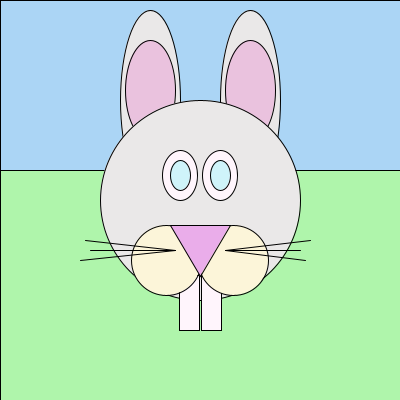
Frame 1 (no input)
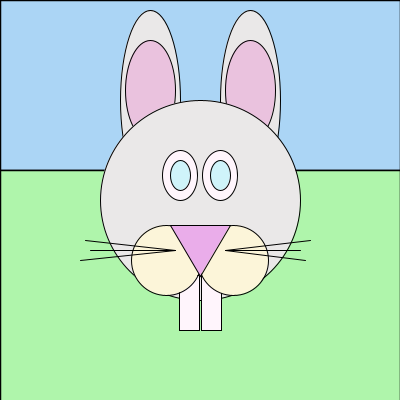
Frame 60 (the mouse pressed at the canvas centre just before this capture)
Frame 120 (the mouse held since frame 60 and released just before this capture): identical to frame 60, image omitted

The Processing sketch that drew these frames (run headless with seeded random() and noise(); from frame 60 on, the mouse is pressed at the canvas centre):

// Processing sketch: processing_51241
// ── processing_51241.pde

// SIMONE ROTH, PS1_2  // 


void setup () {
  size (400, 400);
 smooth();
}
 

void draw(){

  
if (mousePressed==false) {

  fill(171, 213, 245);
  rect(0, 0, 400, 170);
  fill(175, 245, 171);
  rect(0, 170, 400, 400);

// background decorations

strokeWeight(1);

// right ear
  fill(234, 232, 232);
  ellipse (150, 100, 60, 180);
  
  
  // left ear
  ellipse (250, 100, 60, 180);
  fill(234, 232, 232);
  
// right inner ear
fill(234, 194, 222);
ellipse (150, 90, 50, 100);


// left inner ear
fill(234, 194, 222);
ellipse(250, 90, 50, 100);


//// head
 fill(234, 232, 232);
  ellipse (200, 200, 200, 200);
  
  // left tooth
  fill(255, 245, 252);  
rect (179, 275, 20, 55);

// right tooth
fill(255, 245, 252);
rect (201, 275, 20, 55);

// left eye
  ellipse (180, 175, 35, 50);
  
// right eye
  ellipse (220, 175, 35, 50);
  
// mouth left
  fill(252, 245, 217);
  ellipse (166, 260, 70, 70);
  
// mouth right
  fill(252, 245, 217);
  ellipse (233, 260, 70, 70);
  
// mouth top
fill(234, 173, 234);
  triangle(170, 225, 230, 225, 200, 276);
  
// left pupil
fill(207, 244, 250);
ellipse(180, 175, 20, 30);

// right pupil
fill(207, 244, 250);
ellipse(220, 175, 20, 30);


// whiskers 

line (175, 250, 90, 250);
line(175, 250, 85, 240);
line(175, 250, 80, 260);
line(225, 250, 300, 250);
line(225, 250, 310, 240);
line(225, 250, 305, 260);
strokeWeight(1.5);


}
}
